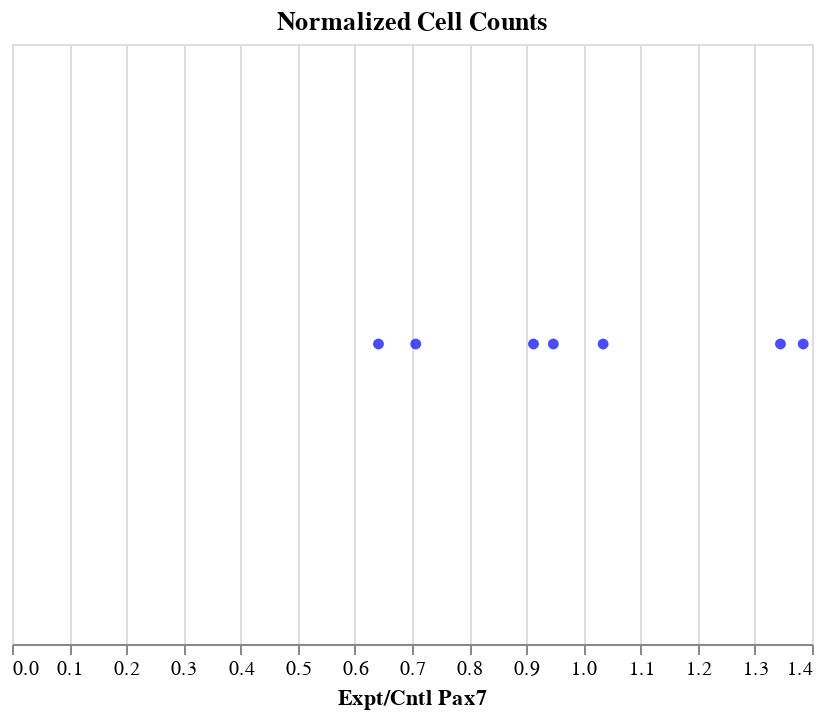

Here is the notebook cell this chart was saved with:
### Code cell
alt.Chart(section_means_ratio,
    title='Normalized Cell Counts'
    ).mark_circle(
        color='blue'
    ).encode(
        x='Expt/Cntl Pax7:Q',
    )

#problem - I can't figure out how to plot Sox9 results as a separate dataset on the same plot

### Figure 1 — Vega-Lite specification as saved in the notebook (floating-point values rounded to 4 significant figures)
{"$schema": "https://vega.github.io/schema/vega-lite/v2.4.3.json", "config": {"view": {"height": 300, "width": 400}}, "data": {"values": [{"Cntl Pax7 Total Cells": 36.8, "Cntl Sox9 Cells": 24.8, "Embryo": 1, "Expt Pax7 Total Cells": 23.6, "Expt Sox9 Cells": 13.4, "Expt/Cntl Pax7": 0.6413, "Expt/Cntl Sox9": 0.5403}, {"Cntl Pax7 Total Cells": 46.4, "Cntl Sox9 Cells": 23.8, "Embryo": 2, "Expt Pax7 Total Cells": 48, "Expt Sox9 Cells": 21.2, "Expt/Cntl Pax7": 1.034, "Expt/Cntl Sox9": 0.8908}, {"Cntl Pax7 Total Cells": 34.2, "Cntl Sox9 Cells": 24.8, "Embryo": 3, "Expt Pax7 Total Cells": 32.4, "Expt Sox9 Cells": 27.6, "Expt/Cntl Pax7": 0.9474, "Expt/Cntl Sox9": 1.113}, {"Cntl Pax7 Total Cells": 73.6, "Cntl Sox9 Cells": 41.2, "Embryo": 5, "Expt Pax7 Total Cells": 52, "Expt Sox9 Cells": 28.4, "Expt/Cntl Pax7": 0.7065, "Expt/Cntl Sox9": 0.6893}, {"Cntl Pax7 Total Cells": 34.8, "Cntl Sox9 Cells": 26, "Embryo": 6, "Expt Pax7 Total Cells": 46.8, "Expt Sox9 Cells": 37.8, "Expt/Cntl Pax7": 1.345, "Expt/Cntl Sox9": 1.454}, {"Cntl Pax7 Total Cells": 41.2, "Cntl Sox9 Cells": 21.8, "Embryo": 7, "Expt Pax7 Total Cells": 37.6, "Expt Sox9 Cells": 22.6, "Expt/Cntl Pax7": 0.9126, "Expt/Cntl Sox9": 1.037}, {"Cntl Pax7 Total Cells": 23.4, "Cntl Sox9 Cells": 14.2, "Embryo": 9, "Expt Pax7 Total Cells": 32.4, "Expt Sox9 Cells": 14.2, "Expt/Cntl Pax7": 1.385, "Expt/Cntl Sox9": 1}]}, "encoding": {"x": {"field": "Expt/Cntl Pax7", "type": "quantitative"}}, "mark": {"color": "blue", "type": "circle"}, "title": "Normalized Cell Counts"}
